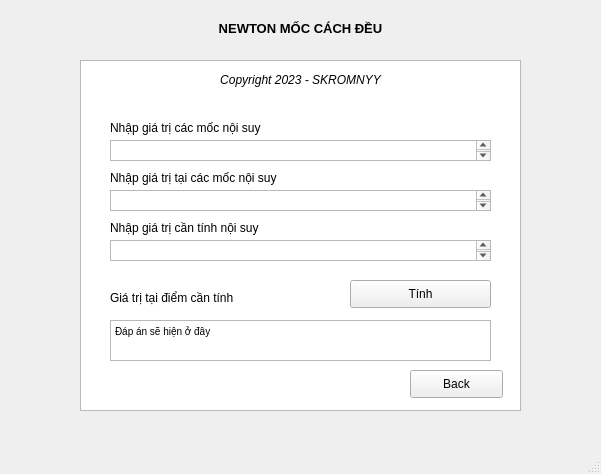
<?xml version="1.0" encoding="UTF-8"?>
<ui version="4.0">
 <class>calcnewtoncachdeu</class>
 <widget class="QMainWindow" name="calcnewtoncachdeu">
  <property name="geometry">
   <rect>
    <x>0</x>
    <y>0</y>
    <width>601</width>
    <height>474</height>
   </rect>
  </property>
  <property name="windowTitle">
   <string>MainWindow</string>
  </property>
  <widget class="QWidget" name="calccachdeu">
   <widget class="QLabel" name="label">
    <property name="geometry">
     <rect>
      <x>0</x>
      <y>20</y>
      <width>601</width>
      <height>16</height>
     </rect>
    </property>
    <property name="font">
     <font>
      <family>Arial</family>
      <pointsize>10</pointsize>
      <weight>75</weight>
      <bold>true</bold>
     </font>
    </property>
    <property name="text">
     <string>NEWTON MỐC CÁCH ĐỀU</string>
    </property>
    <property name="alignment">
     <set>Qt::AlignCenter</set>
    </property>
   </widget>
   <widget class="QTextBrowser" name="textBrowser">
    <property name="geometry">
     <rect>
      <x>80</x>
      <y>60</y>
      <width>441</width>
      <height>351</height>
     </rect>
    </property>
   </widget>
   <widget class="QLabel" name="label_2">
    <property name="geometry">
     <rect>
      <x>110</x>
      <y>120</y>
      <width>171</width>
      <height>16</height>
     </rect>
    </property>
    <property name="text">
     <string>Nhập giá trị các mốc nội suy</string>
    </property>
   </widget>
   <widget class="QLabel" name="label_3">
    <property name="geometry">
     <rect>
      <x>110</x>
      <y>170</y>
      <width>201</width>
      <height>16</height>
     </rect>
    </property>
    <property name="text">
     <string>Nhập giá trị tại các mốc nội suy</string>
    </property>
   </widget>
   <widget class="QLabel" name="label_4">
    <property name="geometry">
     <rect>
      <x>110</x>
      <y>220</y>
      <width>201</width>
      <height>16</height>
     </rect>
    </property>
    <property name="text">
     <string>Nhập giá trị cần tính nội suy</string>
    </property>
   </widget>
   <widget class="QPushButton" name="tinh">
    <property name="geometry">
     <rect>
      <x>350</x>
      <y>280</y>
      <width>141</width>
      <height>28</height>
     </rect>
    </property>
    <property name="text">
     <string>Tính</string>
    </property>
   </widget>
   <widget class="QPushButton" name="back">
    <property name="geometry">
     <rect>
      <x>410</x>
      <y>370</y>
      <width>93</width>
      <height>28</height>
     </rect>
    </property>
    <property name="text">
     <string>Back</string>
    </property>
   </widget>
   <widget class="QLabel" name="label_5">
    <property name="geometry">
     <rect>
      <x>80</x>
      <y>70</y>
      <width>441</width>
      <height>20</height>
     </rect>
    </property>
    <property name="font">
     <font>
      <italic>true</italic>
     </font>
    </property>
    <property name="text">
     <string>Copyright 2023 - SKROMNYY</string>
    </property>
    <property name="alignment">
     <set>Qt::AlignCenter</set>
    </property>
   </widget>
   <widget class="QTextEdit" name="mocnoisuy_2">
    <property name="geometry">
     <rect>
      <x>110</x>
      <y>140</y>
      <width>381</width>
      <height>21</height>
     </rect>
    </property>
   </widget>
   <widget class="QTextEdit" name="mocnoisuy_3">
    <property name="geometry">
     <rect>
      <x>110</x>
      <y>190</y>
      <width>381</width>
      <height>21</height>
     </rect>
    </property>
   </widget>
   <widget class="QTextEdit" name="mocnoisuy_4">
    <property name="geometry">
     <rect>
      <x>110</x>
      <y>240</y>
      <width>381</width>
      <height>21</height>
     </rect>
    </property>
   </widget>
   <widget class="QLabel" name="label_7">
    <property name="geometry">
     <rect>
      <x>110</x>
      <y>290</y>
      <width>141</width>
      <height>16</height>
     </rect>
    </property>
    <property name="text">
     <string>Giá trị tại điểm cần tính</string>
    </property>
   </widget>
   <widget class="QTextEdit" name="output">
    <property name="geometry">
     <rect>
      <x>110</x>
      <y>320</y>
      <width>381</width>
      <height>41</height>
     </rect>
    </property>
    <property name="html">
     <string>&lt;!DOCTYPE HTML PUBLIC &quot;-//W3C//DTD HTML 4.0//EN&quot; &quot;http://www.w3.org/TR/REC-html40/strict.dtd&quot;&gt;
&lt;html&gt;&lt;head&gt;&lt;meta name=&quot;qrichtext&quot; content=&quot;1&quot; /&gt;&lt;style type=&quot;text/css&quot;&gt;
p, li { white-space: pre-wrap; }
&lt;/style&gt;&lt;/head&gt;&lt;body style=&quot; font-family:'MS Shell Dlg 2'; font-size:7.8pt; font-weight:400; font-style:normal;&quot;&gt;
&lt;p style=&quot; margin-top:0px; margin-bottom:0px; margin-left:0px; margin-right:0px; -qt-block-indent:0; text-indent:0px;&quot;&gt;Đáp án sẽ hiện ở đây&lt;/p&gt;&lt;/body&gt;&lt;/html&gt;</string>
    </property>
   </widget>
  </widget>
  <widget class="QMenuBar" name="menubar">
   <property name="geometry">
    <rect>
     <x>0</x>
     <y>0</y>
     <width>601</width>
     <height>26</height>
    </rect>
   </property>
  </widget>
  <widget class="QStatusBar" name="statusbar"/>
 </widget>
 <resources/>
 <connections/>
</ui>
